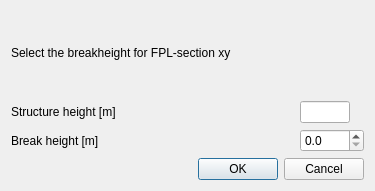
<?xml version="1.0" encoding="UTF-8"?>
<ui version="4.0">
 <class>RiskGui_Break_Height_Dia</class>
 <widget class="QDialog" name="RiskGui_Break_Height_Dia">
  <property name="geometry">
   <rect>
    <x>0</x>
    <y>0</y>
    <width>375</width>
    <height>191</height>
   </rect>
  </property>
  <property name="windowTitle">
   <string>Select breakheight</string>
  </property>
  <property name="windowIcon">
   <iconset resource="../../../system_sys/source_code/gui/resources/system_sys_resource.qrc">
    <normaloff>:/risk_icon</normaloff>:/risk_icon</iconset>
  </property>
  <layout class="QVBoxLayout" name="verticalLayout">
   <item>
    <widget class="QLabel" name="label_section">
     <property name="font">
      <font>
       <pointsize>9</pointsize>
      </font>
     </property>
     <property name="text">
      <string>Select the breakheight for FPL-section xy</string>
     </property>
    </widget>
   </item>
   <item>
    <layout class="QGridLayout" name="gridLayout">
     <item row="0" column="0">
      <widget class="QLabel" name="label_2">
       <property name="text">
        <string>Structure height [m]</string>
       </property>
      </widget>
     </item>
     <item row="0" column="2">
      <widget class="QLineEdit" name="lineEdit_struct_height">
       <property name="maximumSize">
        <size>
         <width>50</width>
         <height>16777215</height>
        </size>
       </property>
       <property name="readOnly">
        <bool>true</bool>
       </property>
      </widget>
     </item>
     <item row="1" column="0">
      <widget class="QLabel" name="label_3">
       <property name="text">
        <string>Break height [m]</string>
       </property>
      </widget>
     </item>
     <item row="1" column="1">
      <spacer name="horizontalSpacer_2">
       <property name="orientation">
        <enum>Qt::Horizontal</enum>
       </property>
       <property name="sizeHint" stdset="0">
        <size>
         <width>40</width>
         <height>20</height>
        </size>
       </property>
      </spacer>
     </item>
     <item row="1" column="2">
      <widget class="QDoubleSpinBox" name="doubleSpinBox_break_height">
       <property name="decimals">
        <number>1</number>
       </property>
       <property name="maximum">
        <double>1000.000000000000000</double>
       </property>
       <property name="singleStep">
        <double>0.100000000000000</double>
       </property>
      </widget>
     </item>
     <item row="0" column="1">
      <spacer name="horizontalSpacer">
       <property name="orientation">
        <enum>Qt::Horizontal</enum>
       </property>
       <property name="sizeHint" stdset="0">
        <size>
         <width>40</width>
         <height>20</height>
        </size>
       </property>
      </spacer>
     </item>
    </layout>
   </item>
   <item>
    <layout class="QHBoxLayout">
     <item>
      <spacer>
       <property name="orientation">
        <enum>Qt::Horizontal</enum>
       </property>
       <property name="sizeHint" stdset="0">
        <size>
         <width>209</width>
         <height>18</height>
        </size>
       </property>
      </spacer>
     </item>
     <item>
      <widget class="QPushButton" name="okButton">
       <property name="text">
        <string>OK</string>
       </property>
      </widget>
     </item>
     <item>
      <widget class="QPushButton" name="cancelButton">
       <property name="text">
        <string>Cancel</string>
       </property>
      </widget>
     </item>
    </layout>
   </item>
  </layout>
 </widget>
 <resources>
  <include location="../../../system_sys/source_code/gui/resources/system_sys_resource.qrc"/>
 </resources>
 <connections/>
</ui>
